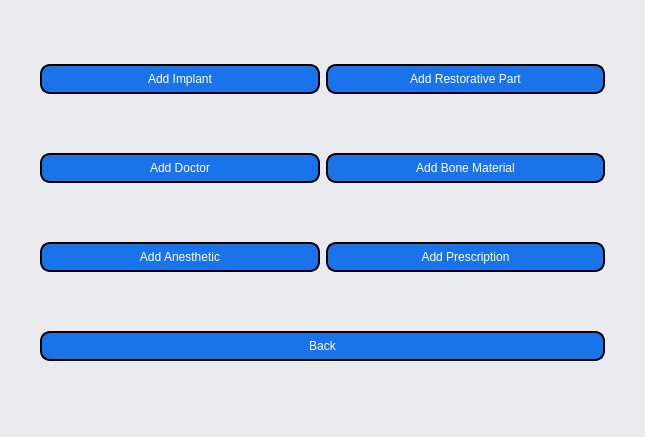
<?xml version="1.0" encoding="UTF-8"?>
<ui version="4.0">
 <class>Form</class>
 <widget class="QWidget" name="Form">
  <property name="geometry">
   <rect>
    <x>0</x>
    <y>0</y>
    <width>645</width>
    <height>437</height>
   </rect>
  </property>
  <property name="windowTitle">
   <string>Form</string>
  </property>
  <property name="styleSheet">
   <string notr="true">* {
	background-color: rgb(232, 234, 237);
}
QPushButton {
    background-color: rgb(26, 115, 232);
	height: 2em;
	
	font: bold 16pt &quot;Arial&quot;;
	color: white;
    border-style: outset;
    border-width: 2px;
    border-radius: 10px;
    border-color: black;
    padding: 6px;
}
</string>
  </property>
  <layout class="QVBoxLayout" name="verticalLayout">
   <property name="leftMargin">
    <number>40</number>
   </property>
   <property name="rightMargin">
    <number>40</number>
   </property>
   <property name="bottomMargin">
    <number>20</number>
   </property>
   <item>
    <layout class="QHBoxLayout" name="horizontalLayout">
     <item>
      <widget class="QPushButton" name="createImplant">
       <property name="text">
        <string>Add Implant</string>
       </property>
      </widget>
     </item>
     <item>
      <widget class="QPushButton" name="createPart">
       <property name="text">
        <string>Add Restorative Part</string>
       </property>
      </widget>
     </item>
    </layout>
   </item>
   <item>
    <layout class="QHBoxLayout" name="horizontalLayout_2">
     <item>
      <widget class="QPushButton" name="createDoctor">
       <property name="text">
        <string>Add Doctor</string>
       </property>
      </widget>
     </item>
     <item>
      <widget class="QPushButton" name="createMaterial">
       <property name="text">
        <string>Add Bone Material</string>
       </property>
      </widget>
     </item>
    </layout>
   </item>
   <item>
    <layout class="QHBoxLayout" name="horizontalLayout_3">
     <item>
      <widget class="QPushButton" name="createAnesthetic">
       <property name="text">
        <string>Add Anesthetic</string>
       </property>
      </widget>
     </item>
     <item>
      <widget class="QPushButton" name="createPrescription">
       <property name="text">
        <string>Add Prescription</string>
       </property>
      </widget>
     </item>
    </layout>
   </item>
   <item>
    <widget class="QPushButton" name="backButton">
     <property name="text">
      <string>Back</string>
     </property>
    </widget>
   </item>
  </layout>
 </widget>
 <resources/>
 <connections/>
</ui>
